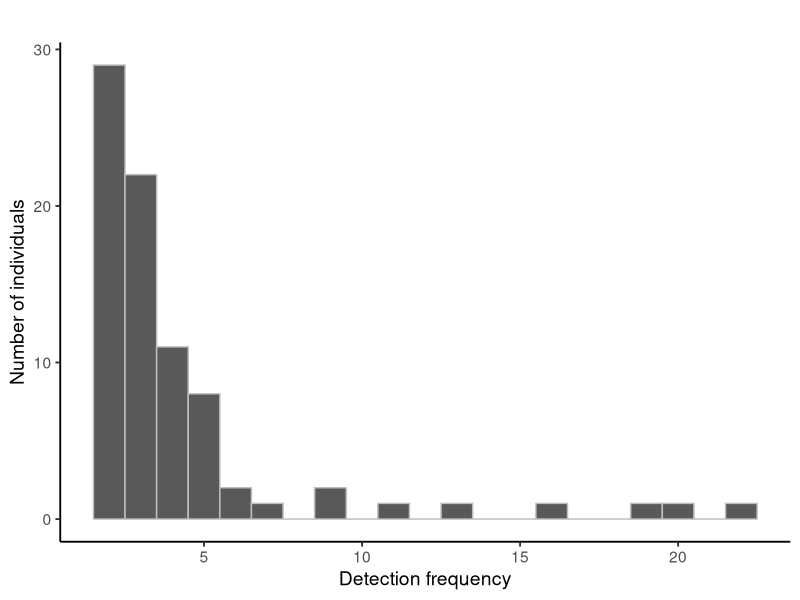
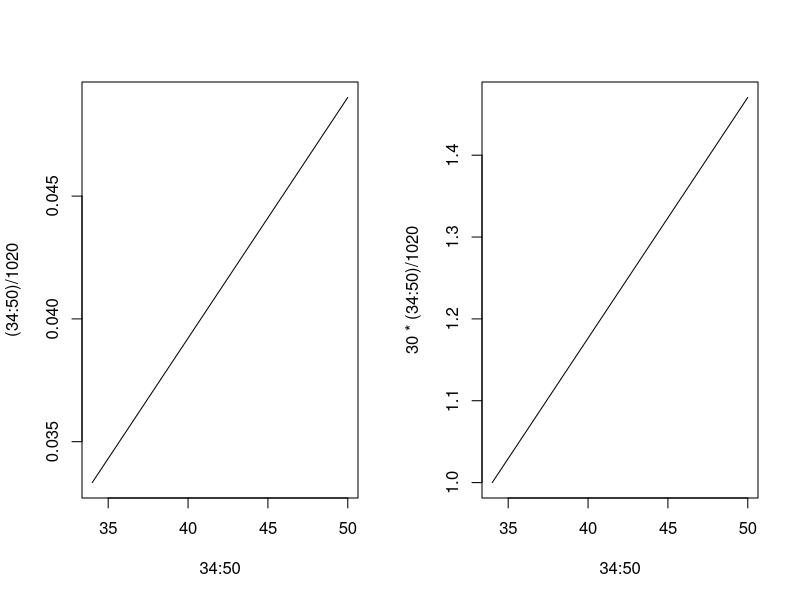
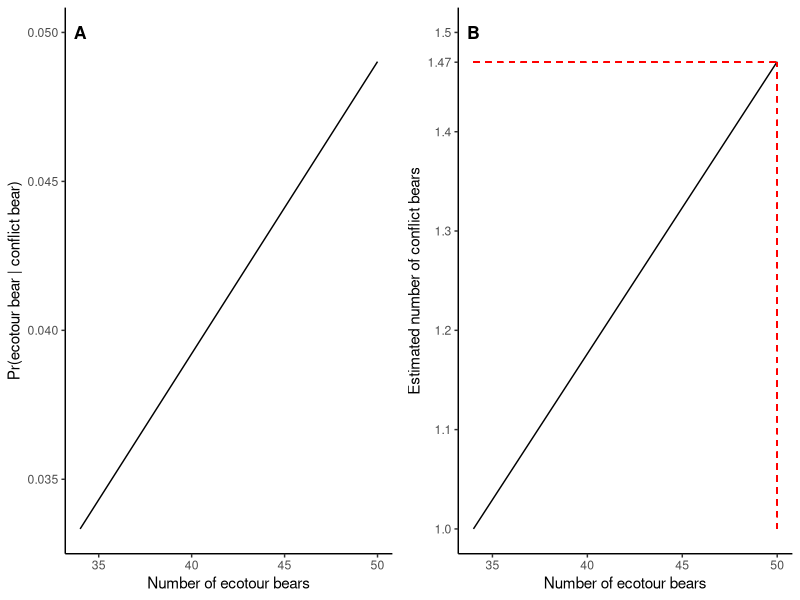
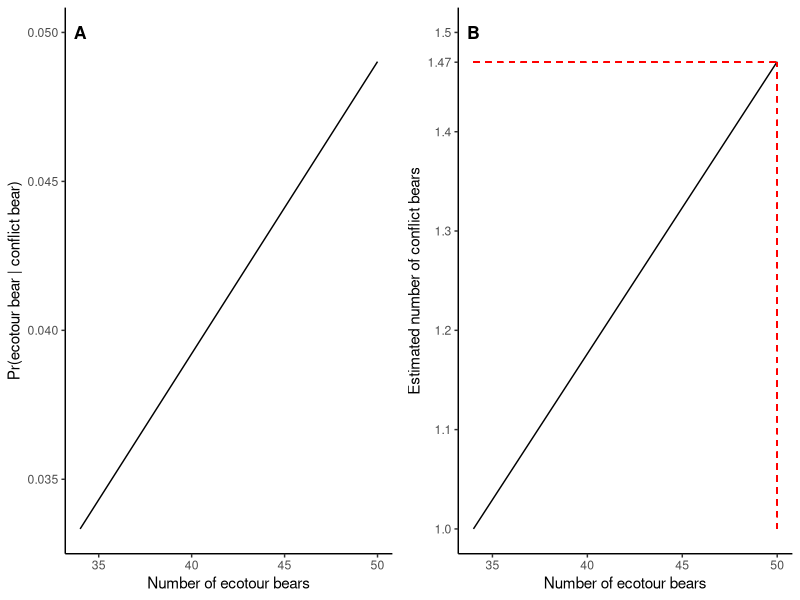
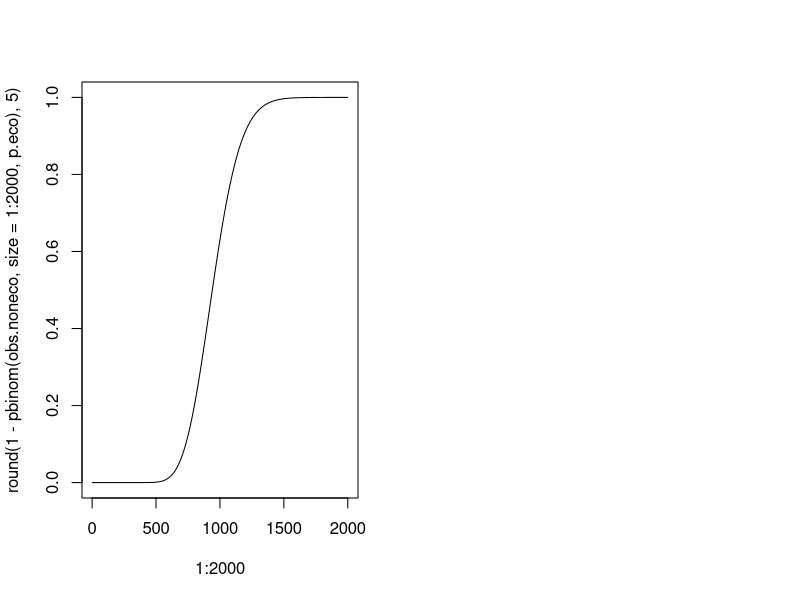
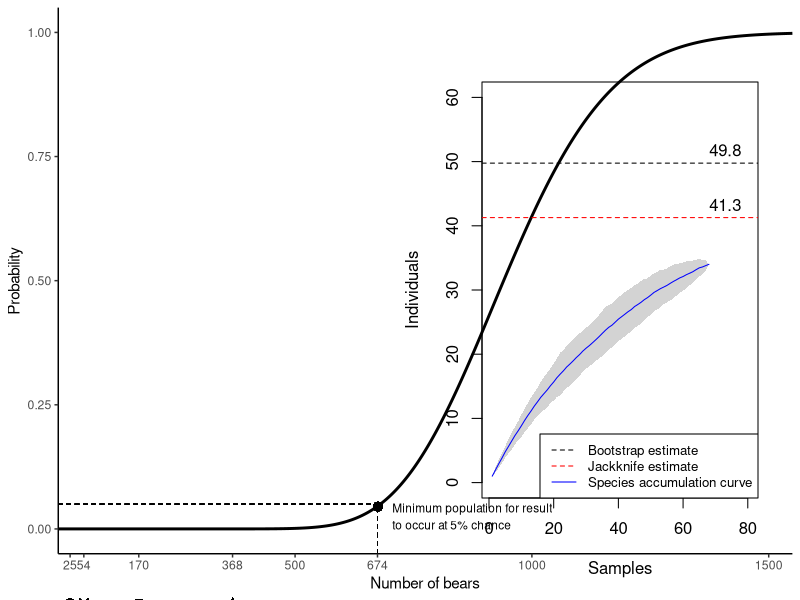
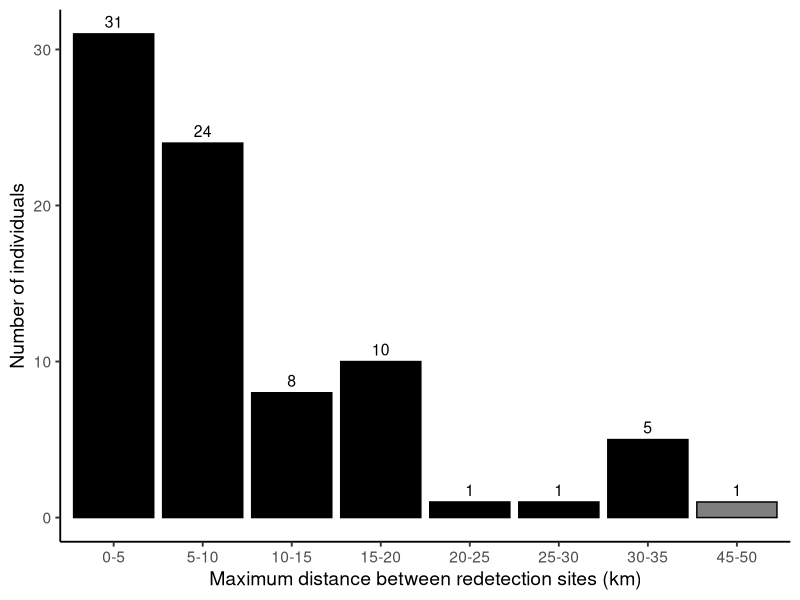

Write R code to recreate these figures, in order.

##################
# Grizzly bears detected at ecotourism sites are less likely than predicted by chance to encounter conflict
# Reproduce analysis and figures
##################

setwd("")
data <- read.csv('individuals.csv') 

library(ggplot2)
library(vegan)
library(dplyr)
library(VennDiagram)
library(grid)
library(gridExtra)
citation("ggplot2")
citation("vegan")
citation("dplyr")
citation("VennDiagram")
citation("grid")
citation("gridExtra")

######## Cumulative distribution function and Bayes' theorem 

# How many grizzly bears were detected at least once in the ecotour zone? 
length(unique(data$individual[data$eco.or.upstream=="Ecotour"&data$project=="nt"]))# 34
# Sex
length(unique(data$individual[data$eco.or.upstream=="Ecotour"&data$project=="nt"&data$sex=="female"])) # 24 female
length(unique(data$individual[data$eco.or.upstream=="Ecotour"&data$project=="nt"&data$sex=="male"])) # 10 male
# How many grizzly bears were detected at least once in the upstream zone? 
length(unique(data$individual[data$eco.or.upstream=="Upstream"&data$project=="nt"]))# 97
# How many grizzly bears encountered conflict?
length(unique(data$individual[data$project=="conflict"])) # 30
# Sex of conflict bears
length(unique(data$individual[data$project=="conflict"&data$sex=="male"])) # 11 male 
length(unique(data$individual[data$project=="conflict"&data$sex=="female"])) # 19 female

# Subset individuals detected more than once
filtered <- data %>%
  group_by(individual) %>%
  filter(n_distinct(revisitid)> 1)  # Keeps individuals detected more than once
filtered <- filtered %>%
  group_by(individual) %>%
  summarize(detection_count = n_distinct(revisitid)) %>%
  ungroup()

# Figure S1
ggplot(filtered, aes(x = detection_count)) +
  geom_histogram(binwidth = 1, colour = "grey") +
  labs(title = "",
       x = "Detection frequency",
       y = "Number of individuals") +
  theme_classic() +
  theme_classic(base_size = 14)   # Increase base text size by 1 point

# Which individuals were detected in both eco and upstream?
target_values1 <- c("Ecotour", "Upstream")
result1 <- data %>%
  filter(eco.or.upstream %in% target_values1) %>%
  group_by(individual, sex) %>%
  filter(n_distinct(eco.or.upstream) > 1) %>%
  distinct(individual)

# Which individuals were detected in upstream only?
target_values2 <- "Upstream"
result2 <- data %>%
  group_by(individual, sex) %>%
  summarise(has_target_values2 = all(eco.or.upstream == target_values2)) %>%
  filter(has_target_values2) %>%
  dplyr::select(individual, sex)

# Were there any matches between conflict and hair snag bears?
# Filter data for individuals with conflict_sample = "yes"
conflict_individuals <- data[data$conflict_sample == "yes", "individual"]
# Filter data for individuals with non-NA eco.or.upstream
hair_snag_individuals <- data[!is.na(data$eco.or.upstream), "individual"]
# Find common individuals in both subsets
common_individuals <- intersect(conflict_individuals, hair_snag_individuals)

# There was one genetic match between bears we detected at our hair snags and bears who encountered conflict 
# 49877

# Bayes'

# Pr(ecotour bear| conflict bear) = Pr(conflict bear| ecotour bear)Pr(ecotour bear) / Pr(conflict bear)
# Pr(conflict bear| ecotour bear) = 1/34
# Pr(ecotour bear) = #ecotour bears / total # bears
# Pr(conflict bear) = # conflict bears / total # bears

# This simplifies
# Pr(ecotour bear| conflict bear) = 1/34 * (#ecotour bears / total # bears) / (# conflict bears / total # bears)
# Pr(ecotour bear| conflict bear) = 1/34 * (#ecotour bears/#conflict bears) = 1/34 * #ecotour bears/30 = #ecotour bears/1020.

((1/34) * (34/50))/(30/50)
(1/34) * (34/30)
34/1020

par(mfrow=c(1,2))
plot(34:50,(34:50)/1020,type="l") # probability that a bear is an ecotour bear given that it engaged in conflict (x axis varies over the unknown true number of ecotour bears).
plot(34:50,30*(34:50)/1020,type="l") # expected number of the 30 conflict bears that are ecotour bears.

# Data for the first plot
data1 <- data.frame(
  X = 34:50,
  Y = (34:50)/1020
)

# Data for the second plot
data2 <- data.frame(
  X = 34:50,
  Y = 30*(34:50)/1020
)

plot1 <- ggplot(data1, aes(x = X, y = Y)) +
  geom_line() +
  labs(x = "Number of ecotour bears", y = "Pr(ecotour bear | conflict bear)") +
  theme_classic() +
  annotate("text", x = 34, y = 0.05, label = "A", size = 4.5, color = "black", fontface = "bold")

plot2 <- ggplot(data2, aes(x = X, y = Y)) +
  geom_line() +
  labs(x = "Number of ecotour bears", y = "Estimated number of conflict bears") +
  theme_classic() +
  annotate("text", x = 34, y = 1.5, label = "B", size = 4.5, color = "black", fontface = "bold") +
  geom_segment(aes(x = 50, y = 1, xend = 50, yend = 1.47), linetype = 2, color = "red") +  # Vertical red line
  geom_segment(aes(x = 34, y = 1.47, xend = 50, yend = 1.47), linetype = 2, color = "red") +  # Horizontal red line
  scale_y_continuous(breaks = c(1.0,1.1,1.2,1.3,1.4,1.47,1.5), labels = c("1.0","1.1","1.2","1.3","1.4","1.47","1.5"), limits = c(1.0, 1.5))+
  scale_x_continuous(breaks = c(35,40,45,50), labels = c("35","40","45","50"), limits = c(34, 50))

# Figure 3
# Arranging plots side by side
gridExtra::grid.arrange(plot1, plot2, ncol = 2)
combined_plots <- grid.arrange(plot1, plot2, ncol = 2)

# Probability approach 
# Carry 1.47 to 2 (see Bayes').
# Subtract 2 from 30 to determine the probability that at least 28 non-ecotour bears engaged in conflict

eco.bears <- 34 
obs.eco <- 1 # conflict bear from ecotourism

p.eco <- obs.eco/34

obs.noneco <- 27 # we computed 1-Fx(27) to determine the probability that at least 28 non-ecotour bears engaged in conflict while varying the unknown non-ecotour bear abundance, N.

# What is probability of observing at least as many as obs.noneco bears, as noneco bear population size increases?
# 1 - Pr(of observing less then obs.noneco bears)

plot(1:2000,round(1-pbinom(obs.noneco,size=1:2000,p.eco),5),
     type="l")

# How many bears to have 5% chance of seeing this?
min(which(round(1-pbinom(obs.noneco,size=1:2000,p.eco),2)==0.05)) 

# Identify range of population estimates 
# Plot 4 grizzly bear population estimates on the figure: 
# 1) Tweedsmuir GBPU 
# 2) our area of interest using the same density applied to Tweedsmuir GBPU 
# 3) Artelle et al's SCR estimate to the spatial area of the Tweedsmuir GBPU 
# 4) Artelle et al's SCR estimate to the spatial area of our area of interest

# Area of our area of interest with no water or ice: 2461.29068317460 km2
# The ‘net’ area of GBPU's are described by British Columbia as "area of useable habitat", and excludes area of BC Baseline Thematic Mapping layer of water and Ice ('Fresh Water', 'Salt Water','Glaciers and Snow'). See GBPU polygons under Population Density Estimate tab here: https://www.env.gov.bc.ca/soe/indicators/plants-and-animals/grizzly-bears.html/ 

# Area of the Tweedsmuir GBPU
# 16,663 km2 of useable habitat 
# Population density is 22/1000 km2
16663/1000
16.663*22

# Use the Provincial density estimate of 22 adults/1000km2 and apply to our area
2461.29068317460/1000
2.461291*22

# Artelle et al SCR density esitmate 10.2 grizz/1000km2 (assuming 1:1 sex ratio).
16.663*10.2 # Estimate for Tweedsmuir GBPU using Artelle's density estimate
2.461291*10.2 # Estimate for area of interest using Artelle's density estimate

# Figure 4
# Incorporate population estimates in figure
df <- data.frame(x=1:1550,prob=round(1-pbinom(obs.noneco,size=1:1550,p.eco),5))
ggplot(data = df, aes(x = x, y = prob)) +
  geom_line(size = 1) +
  geom_segment(x = 674, xend=674, y = -Inf, yend=0.05, colour = "black", size = 0.2, linetype = "dashed") +
  geom_segment(x= -Inf, xend=674, y = 0.05, yend = 0.05, colour = "black", size = 0.2, linetype = "dashed") +
  coord_cartesian(xlim=c(0,1550), ylim=c(0,1), clip="off") +
  annotate("segment", x = 15, xend = 368, y = -0.15, yend = -0.15) +
  geom_point(aes(x=675,y=0.045),colour="black", size = 2.5) +
  geom_point(aes(x=25,y=-0.15),pch = 19, size = 2.5) + # Estimate for area of interest using Artelle's density estimate
  geom_point(aes(x=54,y=-0.15),pch = 4, size = 2.5) + # Use the Provincial density estimate of 22 adults/1000km2 and apply to our area
  geom_point(aes(x=170,y=-0.15), pch = 15, size = 2.5) + # Estimate for Tweedsmuir GBPU using Artelle's density estimate
  geom_point(aes(x=368,y=-0.15),pch = 17, size = 2.5) + # Twds GBPU population estimate
  annotate("text", x = 705, y = 0.025, label = "Minimum population for result \nto occur at 5% chance", hjust = 0, size =3) +
  scale_x_continuous(breaks = c(25,54,170,368,500,674,1000,1500), labels = c("25","54","170","368","500", "674","1000","1500"), limits = c(0, 1550), expand= c(0, 0)) +
  #  scale_x_continuous(limits = c(0 ,1550), expand = c(0, 0), minor_breaks=seq(25,25,by=1)) +
  ylab("Probability") +
  xlab("Number of bears") +
  theme_classic() 

######## Venn diagram to illustrate genetic matches

# Figure 2
# Create a new column conflict.eco.or.upstream
data$conflict.eco.or.upstream <- NA
# Populate the conflict.eco.or.upstream column 
data$conflict.eco.or.upstream[data$conflict_sample == "yes"] <- "Conflict"
data$conflict.eco.or.upstream[data$eco.or.upstream == "Ecotour"] <- "Ecotour"
data$conflict.eco.or.upstream[data$eco.or.upstream == "Upstream"] <- "Upstream"
# Select unique combinations of individual and conflict.eco.or.upstream
ind.by.area <- unique(data[, c("individual", "conflict.eco.or.upstream")])
# Remove rows where conflict.eco.or.upstream is NA
ind.by.area <- ind.by.area[!is.na(ind.by.area$conflict.eco.or.upstream), ]

conflict <- ind.by.area[ind.by.area$conflict.eco.or.upstream == "Conflict", "individual"]
ecotour <- ind.by.area[ind.by.area$conflict.eco.or.upstream == "Ecotour", "individual"]
upstream <- ind.by.area[ind.by.area$conflict.eco.or.upstream == "Upstream", "individual"]

v <- venn.diagram(
  x = list(
    conflict = conflict,
    ecotour = ecotour,
    upstream = upstream
  ),
  category.names = c("Conflict" , "Ecotour " , "Upstream"),
  filename = 'matches.png',
  output = TRUE ,
  imagetype="png" ,
  height = 700, 
  width = 700, 
  resolution = 500,
  lwd = .5,
  col=c("#440154ff", '#21908dff', '#fde725ff'),
  fill = c(alpha("#440154ff",0.3), alpha('#21908dff',0.3), alpha('#fde725ff',0.3)),
  cex = 0.5,
  fontfamily = "sans",
  cat.cex = 0.4,
  cat.default.pos = "outer",
  cat.pos = c(0, 0, 0),
  cat.dist = c(0.055, 0.055, 0.02),
  cat.fontfamily = "sans",
  rotation = 1,
  margin = 0.01,
)

######## Species accumulation curve

# Subset ecotour sites only
eco.grizz.atnarko.snags <- subset(data, eco.or.upstream == "Ecotour")
# Set data up for rarefaction
df <- data.frame(eco.grizz.atnarko.snags$X, eco.grizz.atnarko.snags$individual,values=1) 
rare.df <-reshape(df, idvar=c("eco.grizz.atnarko.snags.X"), timevar="eco.grizz.atnarko.snags.individual", direction="wide")
rare.df[is.na(rare.df)] <- as.numeric(0)
rare.df['eco.grizz.atnarko.snags.X']<- NULL
specpool(rare.df)
# Vignette
# http://www.pelagicos.net/MARS6910_spring2015/manuals/R_vegan.pdf
accum <- specaccum(rare.df, method="random")

# Plot the accumulation curve with updated y-axis limits
plot(accum, add=FALSE, col = "blue", ci.type = "polygon", ci.col = "lightgrey", 
     xlim=c(1,80), ylim=c(0, 60), ci.lty=0, xlab = "Samples", ylab = "Individuals", lwd = 1)

# Add horizontal lines for asymptotes
abline(h=49.76471, col="black", lty=2)  # Asymptote for the first curve
abline(h=41.27725, col="red", lty=2)  # Asymptote for the second curve

text(x=65, y=51.5, labels="49.8", col="black", pos=4, offset=0.5)
text(x=65, y=43, labels="41.3", col="black", pos=4, offset=0.5)

# Add a legend to identify the lines
legend("bottomright", 
       legend = c("Bootstrap estimate", "Jackknife estimate", "Species accumulation curve"),
       col = c("black", "red", "blue"), 
       lty = c(2, 2, 1), # 2 for dashed, 1 for solid
       cex = 0.8)

######## Fisher's exact test

# Create a contingency table
conflict=c(1,rep(0,84+33))
treatment=c(rep("ecotour",34),rep("nonecotour", 84))
table <- table(treatment, conflict)
# Perform Fisher's Exact Test
fisher.test(table)

######## Maximum distances travelled

# Call in distance dataframe and furthest sites per individual. Network distance (distance along the river) was measured using the 'Measure' tool in ArcGIS and exported as csv.
distances <- read.csv("cummulative_network_distance.csv")
at25_hags <- read.csv("dist_from_at25_to_hags.csv")
furthest_sites <- read.csv("furthest_sites_per_individual.csv")

# Join the distances data to furthest_sites for site1
furthest_sites <- furthest_sites %>%
  left_join(distances %>% dplyr::select(site, meters_from_at01), 
            by = c("site1" = "site")) %>%
  rename(meters_from_at01_site1 = meters_from_at01)
# Join the distances data to furthest_sites for site2
furthest_sites <- furthest_sites %>%
  left_join(distances %>% dplyr::select(site, meters_from_at01), 
            by = c("site2" = "site")) %>%
  rename(meters_from_at01_site2 = meters_from_at01)
# Calculate the distance between site1 and site2
furthest_sites <- furthest_sites %>%
  mutate(distance_between_sites = abs(meters_from_at01_site1 - meters_from_at01_site2))

# Distance travelled by the single ecotour/conflict bear 
sum(at25_hags$segment_meters.start_point_at25.end_point_hagensborg,na.rm = TRUE)
# = 47780.12

# Add this distance to furthest sites dataframe, and create histogram. 
final_dist <- furthest_sites %>%
  dplyr::select(individual, distance_between_sites)
final_dist$distance_between_sites[final_dist$individual == 49877] <- 47780.12
final_dist$distance_between_sites <- final_dist$distance_between_sites/1000 # to km

# Figure S2
custom_breaks <- seq(0, 50, by = 5)
# Apply the custom breaks to categorize the distances
final_dist$custom_category <- cut(final_dist$distance_between_sites,
                                  breaks = custom_breaks,
                                  include.lowest = TRUE,
                                  labels = paste0(custom_breaks[-length(custom_breaks)], 
                                                  "-", 
                                                  custom_breaks[-1]))

ggplot(final_dist, aes(x = custom_category)) +
  geom_histogram(stat = "count", aes(fill = as.numeric(custom_category) == max(as.numeric(custom_category))), color = "black") +
  geom_text(stat = "count", aes(label = ..count..), vjust = -0.5, size = 4) +  # Annotate with counts, increase size by 1
  xlab("Maximum distance between redetection sites (km)") +
  ylab("Number of individuals") +
  scale_fill_manual(values = c("FALSE" = "black", "TRUE" = "grey50"), guide = "none") +  # Assign colors
  theme_classic(base_size = 14)   # Increase base text size by 1 point
